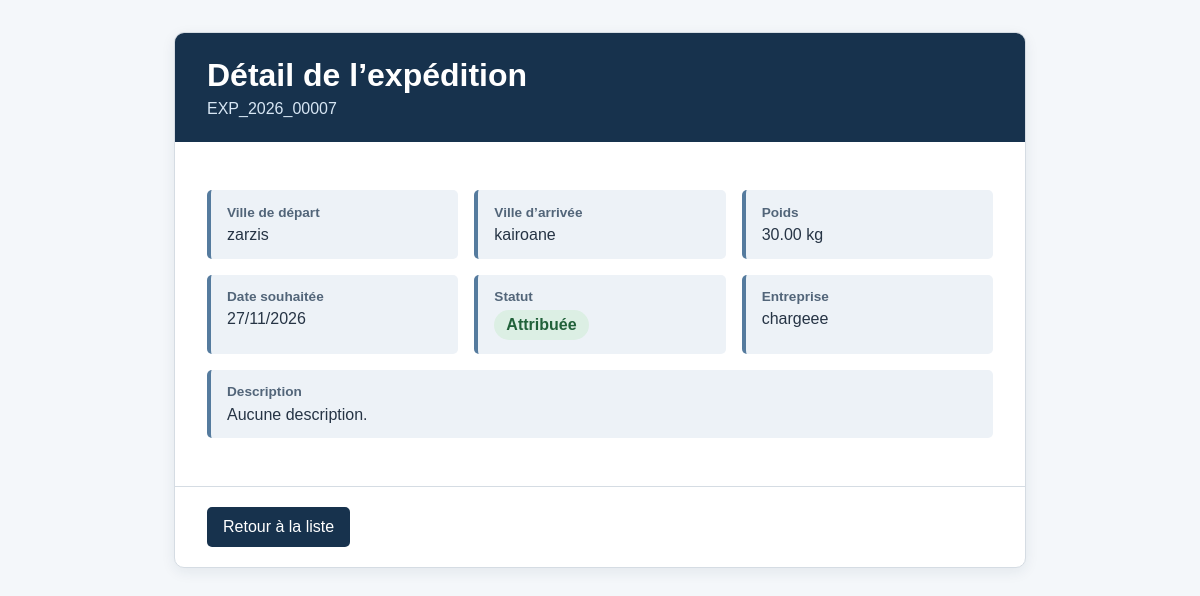
Page /details/8/ on the committed database.
### ExpeditionApp/models.py (models this page shows, shortened)
class Expedition(models.Model):
    STATUT_CHOICES = [
        ('publiee', 'Publiée'),
        ('attribuee', 'Attribuée'),
        ('en_cours', 'En cours'),
        ('livree', 'Livrée'),
        ('annulee', 'Annulée'),
    ]
    reference = models.CharField(max_length=20, unique=True, blank=True)
    ville_depart = models.CharField(max_length=100)
    ville_arrivee = models.CharField(max_length=100)
    poids_kg = models.DecimalField(
        max_digits=10,
        decimal_places=2,
        validators=[MinValueValidator(0.01)],
    )
    date_souhaitee = models.DateField()
    description = models.TextField(blank=True)
    statut = models.CharField(max_length=20, choices=STATUT_CHOICES, default='publiee')
    entreprise = models.ForeignKey(
        Entreprise,
        on_delete=models.CASCADE,
        related_name='expeditions',
        limit_choices_to={'type_entreprise': 'chargeur'},
    )
    created_at = models.DateTimeField(auto_now_add=True)
    updated_at = models.DateTimeField(auto_now=True)
    class Meta:
        ordering = ['-created_at']

### EntrepriseApp/models.py (models this page shows, shortened)
class Entreprise(models.Model):
    raison_sociale = models.CharField(max_length=255, null=False, blank=False)
    matricule_fiscal = models.CharField(
        max_length=17,
        unique=True,
        validators=[matricule_fiscal_validator],
    )
    type_entreprise = models.CharField(
        max_length=100,
        choices=[
            ('chargeur', 'Chargeur'),
            ('transporteur', 'Transporteur'),
        ],
        default='chargeur',
    )
    adresse = models.TextField()
    created_at = models.DateTimeField(auto_now_add=True)
    updated_at = models.DateTimeField(auto_now=True)
    utilisateur = models.OneToOneField(
        Utilisateur,
        on_delete=models.CASCADE,
        related_name='entreprise',
    )

### ExpeditionApp/views.py (the view)
# urls.py: path('details/<int:pk>/', Expedition_Detail.as_view(), name='detail_expedition'),
def detail_expedition(request, pk):
    expedition = get_object_or_404(
        Expedition.objects.select_related('entreprise'),
        pk=pk,
    )
    return render(request, 'expedition/detail.html', {'expedition': expedition})

### templates/expedition/detail.html (shortened to what this page needs)
<!DOCTYPE html>
<html lang="fr">
<head>
</head>
<body>
    <main>
        <header class="page-header">
            <h1>Détail de l’expédition</h1>
            <p class="reference">{{ expedition.reference }}</p>
        </header>
        <dl class="details">
            <div class="detail-item">
                <dt>Ville de départ</dt>
                <dd>{{ expedition.ville_depart }}</dd>
            </div>
            <div class="detail-item">
                <dt>Ville d’arrivée</dt>
                <dd>{{ expedition.ville_arrivee }}</dd>
            </div>
            <div class="detail-item">
                <dt>Poids</dt>
                <dd>{{ expedition.poids_kg }} kg</dd>
            </div>
            <div class="detail-item">
                <dt>Date souhaitée</dt>
                <dd>{{ expedition.date_souhaitee|date:"d/m/Y" }}</dd>
            </div>
            <div class="detail-item">
                <dt>Statut</dt>
                <dd><span class="status">{{ expedition.get_statut_display }}</span></dd>
            </div>
            <div class="detail-item">
                <dt>Entreprise</dt>
                <dd>{{ expedition.entreprise.raison_sociale }}</dd>
            </div>
            <div class="detail-item description">
                <dt>Description</dt>
                <dd>{{ expedition.description|default:"Aucune description."|linebreaksbr }}</dd>
            </div>
        </dl>
        <footer class="actions">
            <a class="back-link" href="{% url 'list_expeditions' %}">Retour à la liste</a>
        </footer>
    </main>
</body>
</html>

### templates/expedition/detail.html (style rules this page uses)
body { background: #f4f7fa; color: #263445; font-family: Arial, sans-serif; margin: 0; padding: 2rem 1rem; }
main { background: #fff; border: 1px solid #d5dce3; border-radius: 10px; box-shadow: 0 4px 14px rgb(23 50 77 / 8%); margin: 0 auto; max-width: 850px; overflow: hidden; }
.page-header { background: #17324d; color: #fff; padding: 1.5rem 2rem; }
.page-header h1 { margin: 0 0 0.4rem; }
.reference { color: #d7e6f4; margin: 0; }
.details { display: grid; gap: 1rem; grid-template-columns: repeat(auto-fit, minmax(220px, 1fr)); padding: 2rem; }
.detail-item { background: #edf2f7; border-left: 4px solid #557b9e; border-radius: 5px; margin: 0; padding: 0.9rem 1rem; }
dt { color: #526579; font-size: 0.85rem; font-weight: 700; margin-bottom: 0.4rem; }
dd { margin: 0; overflow-wrap: anywhere; }
.status { background: #dcefe4; border-radius: 999px; color: #21613a; display: inline-block; font-weight: 700; padding: 0.35rem 0.75rem; }
.description { grid-column: 1 / -1; }
.actions { align-items: center; border-top: 1px solid #d5dce3; display: flex; flex-wrap: wrap; gap: 0.75rem; padding: 1.25rem 2rem; }
.back-link { background: #17324d; border-radius: 5px; color: #fff; display: inline-block; padding: 0.7rem 1rem; text-decoration: none; }

### rows in the picture
Expedition: reference "EXP_2026_00007", ville_depart "zarzis", ville_arrivee "kairoane", poids_kg "30.00", date_souhaitee "27/11/2026", statut "Attribuée", entreprise.raison_sociale "chargeee", description "Aucune description."
